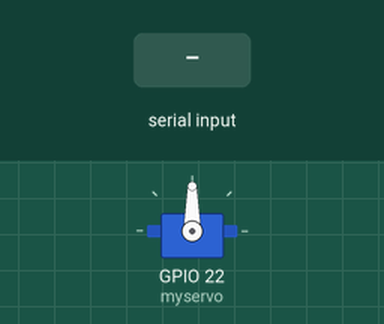
Bench run of a sketch on a simulated ESP32. On the bench: servo. The test bench sets the inputs (shaded band).

Above: at 1.2 s.
1.3 s: "1" received over Serial
At 1.75 s:
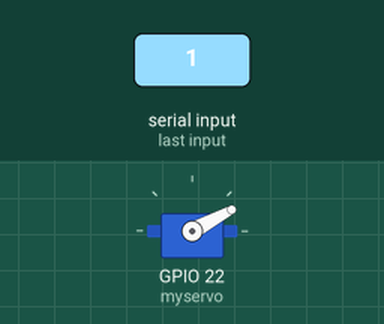
At 7.2 s:
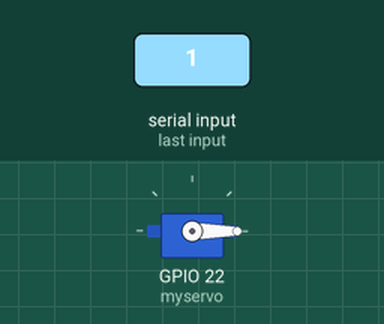
Timing chart, 0 to 8.7 s (numbered marks = the images above; inputs shaded):
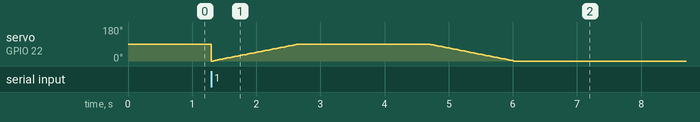

The sketch:

servomotor_actuator.ino
```cpp
#include <ESP32Servo.h>

Servo myservo;  // create servo object to control a servo
// twelve servo objects can be created on most boards

int pos = 0;    // variable to store the servo position

void setup() {
  Serial.begin(9600); // Initialize serial communication at 9600 baud
  myservo.attach(22);  // attaches the servo on pin 22 to the servo object
}

void loop() {
  if (Serial.available() > 0) { // Check if data is available to read
    char receivedChar = Serial.read(); // Read the incoming byte

    if (receivedChar == '1') { // If '1' is received, open the pump
      for (pos = 0; pos <= 90; pos += 1) { // goes from 0 degrees to 90 degrees
        // in steps of 1 degree
        myservo.write(pos);              // tell servo to go to position in variable 'pos'
        delay(15);                       // waits 15ms for the servo to reach the position
      }
      delay(2000); // Wait for 2 seconds (adjust this value as needed)

      // Move back to position 0
      for (pos = 90; pos >= 0; pos -= 1) { // goes from 90 degrees to 0 degrees
        myservo.write(pos);              // tell servo to go to position in variable 'pos'
        delay(15);                       // waits 15ms for the servo to reach the position
      }
    } else if (receivedChar == '0') { // If '0' is received, close the pump
      myservo.write(0); // Close the pump (move to 0 degrees)
      delay(15);        // waits 15ms for the servo to reach the position
    }
  }
}
```
